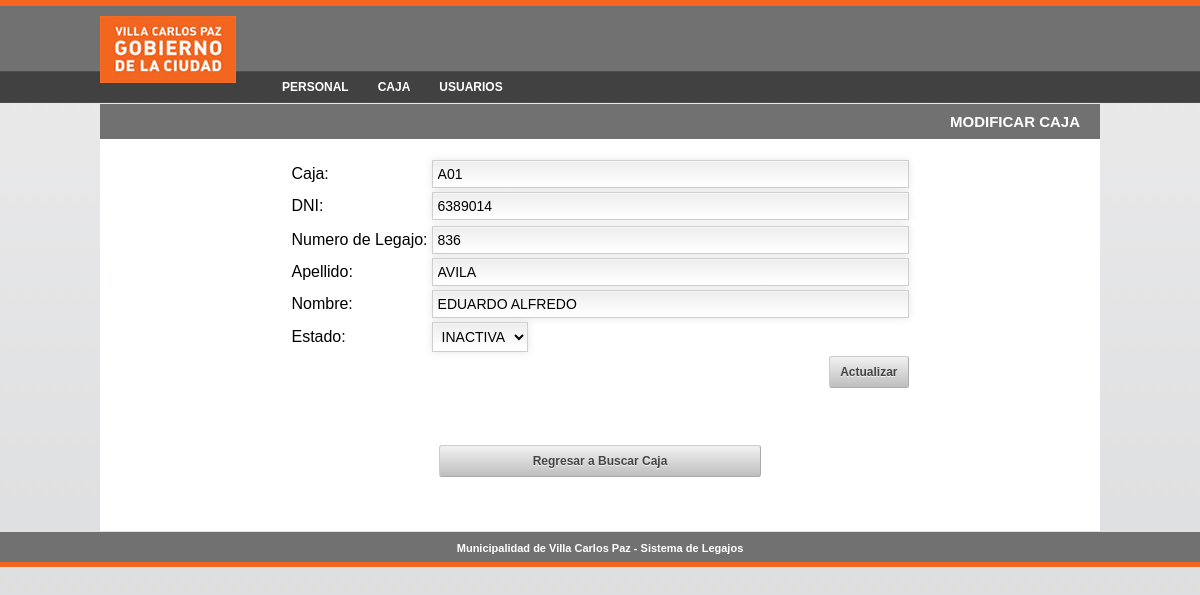
The page /modificarpersona.php?id=3 (signed in) on the database its author committed.
### tables this page shows
CREATE TABLE IF NOT EXISTS `id_legpersona` (
  `Id` int(11) NOT NULL AUTO_INCREMENT,
  `Apellido` text NOT NULL,
  `Nombre` text NOT NULL,
  `Legajo` int(6) NOT NULL,
  `DNI` int(10) NOT NULL,
  `Caja` text NOT NULL,
  `estado` int(1) NOT NULL,
  PRIMARY KEY (`Id`)
);

### modificarpersona.php (the view, shortened to what this page needs)
<?php
include "encabezado.php";
if (isset($_SESSION['Id_Usuario'])) {
	?>
	<tr>
      <td bgcolor="#717171" height="35"><div align="right" class="encabezado">MODIFICAR CAJA</div></td>
    </tr>
    <tr>
      <td align="center" bgcolor="#FFFFFF">
	<?php
	include "conexion.php";
	$result_main = 'SELECT * FROM id_legpersona Where Id=?';
	$stmt_selectmain = $conn->prepare($result_main);
	$stmt_selectmain->bind_param('i',$_SESSION['id_modificar']);
	$stmt_selectmain->execute();
	$rs_selectmain=$stmt_selectmain->get_result();
	if($row=$rs_selectmain->fetch_assoc()){
		?>
			<link rel="stylesheet" type="text/css" href="calendario/epoch_styles.css" />
          	<br><form name="form"  id="personaldata" action="modificarpersona.php" method="POST" onSubmit="return valida();">
				 <table align="center" width="200" border="0">
		   			<tr>
						<td nowrap>Caja:</td>
						<td><input type="text" name="caja" value="<?php echo $row['Caja'] ?>" size="55" class="campoform"/></td>
			  		</tr>
				     <tr>
						<td nowrap>DNI:</td>
						<td><input type="text" name="DNI" value="<?php echo $row['DNI'] ?>" size="55" maxlength="8" class="campoform"/></td>
				  	</tr>
				  	<tr>
					<tr>
						<td nowrap>Numero de Legajo:</td>
						<td><input type="text"  name="legajo" value="<?php echo $row['Legajo'] ?>" size="55" maxlength="20" class="campoform" /></td>
					</tr>
				 	<tr>
						<td nowrap>Apellido:</td>
						<td><input type="text" name="apellido" value="<?php echo $row['Apellido'] ?>" size="55" class="campoform" /></td>
					</tr>
						<tr>
						<td nowrap>Nombre:</td>
						<td><input type="text" name="nombre" value="<?php echo $row['Nombre'] ?>" size="55" class="campoform" /></td>
				  	</tr>
					<td nowrap>Estado:</td>
						<td><select name="estado" class="campoform">';
						<?php
						if($row['estado']==0){
							echo'<option value="0" selected="selected">INACTIVA</option>';
						}else{
							echo'<option value="0">INACTIVA</option>';
						}
			 			?>
					</select></td>
			  	</tr>
	       		<?php
					echo'</select></td>
				  </tr>
				  <tr>
					<td></td>
					<td align="right"><input type="submit" class="botonform" value="Actualizar"/></td>
				  </tr>
				</table>';
		?>
		</form><br/><br/>
	<?php
	} else {
		echo "<div align='center' class='mensajesistema'><br>¡No se ha encontrado un Perfil de Tareas!</div>";
	}
	?>
	<br><div ><a class="boton" href="buscarpersonas.php">Regresar a Buscar Caja</a></div><br><br><br>
	<?php
}
	include "pie.php";
?>

### css/estilos.css (style rules this page uses)
body { background-color: #dcdddf; background-image:url('../images/bkgnd.jpg'); background-repeat:repeat-x; margin:0px; padding:0px; font-family:Arial, Helvetica, sans-serif; }
.encabezado { font-size: 15px; font-weight: bold; color:#FFFFFF; padding-right:20px; }
.campoform { padding: 5px; border: solid 1px #d0cece; outline: 0; font: normal 14px/100% Arial, Helvetica, sans-serif; background: #FFFFFF; background: -webkit-gradient(linear, left top, left 25, from(#FFFFFF), color-stop(4%, #EEEEEE), to(#FFFFFF)); background: -moz-linear-gradient(top, #FFFFFF, #EEEEEE 1px, #FFFFFF 25px); box-shadow: rgba(0,0,0, 0.1) 0px 0px 8px; -moz-box-shadow: rgba(0,0,0, 0.1) 0px 0px 8px; -webkit-box-shadow: rgba(0,0,0, 0.1) 0px 0px 8px; }
.boton { border: 1px solid #aaa; border-top: 1px solid #ccc; border-left: 1px solid #ccc; padding: 4px 12px; -moz-border-radius: 3px; -webkit-border-radius: 3px; border-radius: 3px; color: #444; display: inline-block; font-size: 12px; font-weight: bold; text-decoration: none; text-shadow: 0 1px rgba(255, 255, 255, .75); cursor: pointer; line-height: normal; padding: 8px 10px; background: #eee; background: #eee -moz-linear-gradient(top, rgba(255,255,255,.2) 0%, rgba(0,0,0,.2) 100%); background: #eee -webkit-gradient(linear, left top, left bottom, color-stop(0%,rgba(255,255,255,.2)), color-stop(100%,rgba(0,0,0,.2))); background: #eee -webkit-linear-gradient(top, rgba(255,255,255,.2) 0%,rgba(0,0,0,.2) 100%); background: #eee -o-linear-gradient(top, rgba(255,255,255,.2) 0%,rgba(0,0,0,.2) 100%); background: #eee -ms-linear-gradient(top, rgba(255,255,255,.2) 0%,rgba(0,0,0,.2) 100%); background: #eee linear-gradient(top, rgba(255,255,255,.2) 0%,rgba(0,0,0,.2) 100%); font-family:Arial, Helvetica, sans-serif; width:300px; text-align:center; }
.botonform { border: 1px solid #aaa; border-top: 1px solid #ccc; border-left: 1px solid #ccc; padding: 4px 12px; -moz-border-radius: 3px; -webkit-border-radius: 3px; border-radius: 3px; color: #444; display: inline-block; font-size: 12px; font-weight: bold; text-decoration: none; text-shadow: 0 1px rgba(255, 255, 255, .75); cursor: pointer; line-height: normal; padding: 8px 10px; background: #eee; background: #eee -moz-linear-gradient(top, rgba(255,255,255,.2) 0%, rgba(0,0,0,.2) 100%); background: #eee -webkit-gradient(linear, left top, left bottom, color-stop(0%,rgba(255,255,255,.2)), color-stop(100%,rgba(0,0,0,.2))); background: #eee -webkit-linear-gradient(top, rgba(255,255,255,.2) 0%,rgba(0,0,0,.2) 100%); background: #eee -o-linear-gradient(top, rgba(255,255,255,.2) 0%,rgba(0,0,0,.2) 100%); background: #eee -ms-linear-gradient(top, rgba(255,255,255,.2) 0%,rgba(0,0,0,.2) 100%); background: #eee linear-gradient(top, rgba(255,255,255,.2) 0%,rgba(0,0,0,.2) 100%); font-family:Arial, Helvetica, sans-serif; }

### rows shown on the page
id_legpersona: caja "A01", DNI "6389014", legajo "836", apellido "AVILA", nombre "EDUARDO ALFREDO", estado "INACTIVA"
